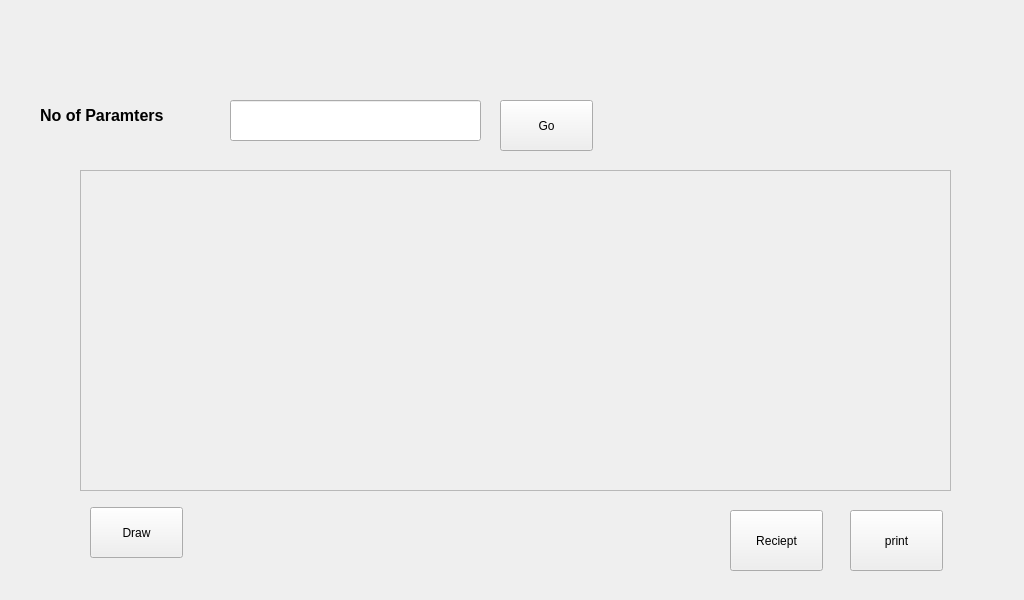
<?xml version="1.0" encoding="UTF-8"?>
<ui version="4.0">
 <class>Form</class>
 <widget class="QWidget" name="Form">
  <property name="geometry">
   <rect>
    <x>0</x>
    <y>0</y>
    <width>1024</width>
    <height>600</height>
   </rect>
  </property>
  <property name="windowTitle">
   <string>Form</string>
  </property>
  <widget class="QStackedWidget" name="stackedWidget">
   <property name="geometry">
    <rect>
     <x>0</x>
     <y>0</y>
     <width>1024</width>
     <height>600</height>
    </rect>
   </property>
   <property name="currentIndex">
    <number>0</number>
   </property>
   <widget class="QWidget" name="MainPage">
    <widget class="QPushButton" name="pb_draw">
     <property name="geometry">
      <rect>
       <x>90</x>
       <y>507</y>
       <width>93</width>
       <height>51</height>
      </rect>
     </property>
     <property name="text">
      <string>Draw</string>
     </property>
    </widget>
    <widget class="QLabel" name="lb_ParamterQuantity">
     <property name="geometry">
      <rect>
       <x>40</x>
       <y>100</y>
       <width>171</width>
       <height>31</height>
      </rect>
     </property>
     <property name="font">
      <font>
       <pointsize>12</pointsize>
       <weight>75</weight>
       <bold>true</bold>
      </font>
     </property>
     <property name="text">
      <string>No of Paramters</string>
     </property>
    </widget>
    <widget class="QScrollArea" name="scrollArea">
     <property name="geometry">
      <rect>
       <x>80</x>
       <y>170</y>
       <width>871</width>
       <height>321</height>
      </rect>
     </property>
     <property name="widgetResizable">
      <bool>true</bool>
     </property>
     <widget class="QWidget" name="scrollAreaWidgetContents">
      <property name="geometry">
       <rect>
        <x>0</x>
        <y>0</y>
        <width>869</width>
        <height>319</height>
       </rect>
      </property>
     </widget>
    </widget>
    <widget class="QLineEdit" name="le_ParameterQuantity">
     <property name="geometry">
      <rect>
       <x>230</x>
       <y>100</y>
       <width>251</width>
       <height>41</height>
      </rect>
     </property>
    </widget>
    <widget class="QPushButton" name="pb_print">
     <property name="geometry">
      <rect>
       <x>850</x>
       <y>510</y>
       <width>93</width>
       <height>61</height>
      </rect>
     </property>
     <property name="text">
      <string>print</string>
     </property>
    </widget>
    <widget class="QPushButton" name="pb_Go">
     <property name="geometry">
      <rect>
       <x>500</x>
       <y>100</y>
       <width>93</width>
       <height>51</height>
      </rect>
     </property>
     <property name="text">
      <string>Go</string>
     </property>
    </widget>
    <widget class="QPushButton" name="pb_reciept">
     <property name="geometry">
      <rect>
       <x>730</x>
       <y>510</y>
       <width>93</width>
       <height>61</height>
      </rect>
     </property>
     <property name="text">
      <string>Reciept</string>
     </property>
    </widget>
   </widget>
   <widget class="QWidget" name="DrawingPage">
    <widget class="QLabel" name="lb_spaces">
     <property name="geometry">
      <rect>
       <x>280</x>
       <y>210</y>
       <width>181</width>
       <height>51</height>
      </rect>
     </property>
     <property name="font">
      <font>
       <pointsize>17</pointsize>
       <weight>75</weight>
       <bold>true</bold>
      </font>
     </property>
     <property name="text">
      <string>Spaces</string>
     </property>
    </widget>
    <widget class="QLineEdit" name="le_spaces">
     <property name="geometry">
      <rect>
       <x>450</x>
       <y>210</y>
       <width>221</width>
       <height>41</height>
      </rect>
     </property>
    </widget>
    <widget class="QPushButton" name="pb_save">
     <property name="geometry">
      <rect>
       <x>280</x>
       <y>380</y>
       <width>93</width>
       <height>61</height>
      </rect>
     </property>
     <property name="font">
      <font>
       <pointsize>12</pointsize>
       <weight>75</weight>
       <bold>true</bold>
      </font>
     </property>
     <property name="text">
      <string>Save</string>
     </property>
    </widget>
    <widget class="QPushButton" name="pb_close">
     <property name="geometry">
      <rect>
       <x>660</x>
       <y>380</y>
       <width>93</width>
       <height>61</height>
      </rect>
     </property>
     <property name="font">
      <font>
       <pointsize>12</pointsize>
       <weight>75</weight>
       <bold>true</bold>
      </font>
     </property>
     <property name="text">
      <string>Close</string>
     </property>
    </widget>
    <widget class="QPushButton" name="pb_reset">
     <property name="geometry">
      <rect>
       <x>470</x>
       <y>380</y>
       <width>93</width>
       <height>61</height>
      </rect>
     </property>
     <property name="font">
      <font>
       <pointsize>12</pointsize>
       <weight>75</weight>
       <bold>true</bold>
      </font>
     </property>
     <property name="text">
      <string>Reset</string>
     </property>
    </widget>
    <widget class="QLineEdit" name="le_lines">
     <property name="geometry">
      <rect>
       <x>450</x>
       <y>130</y>
       <width>221</width>
       <height>41</height>
      </rect>
     </property>
    </widget>
    <widget class="QLabel" name="lb_lines">
     <property name="geometry">
      <rect>
       <x>270</x>
       <y>130</y>
       <width>181</width>
       <height>51</height>
      </rect>
     </property>
     <property name="font">
      <font>
       <pointsize>17</pointsize>
       <weight>75</weight>
       <bold>true</bold>
      </font>
     </property>
     <property name="text">
      <string>Lines</string>
     </property>
    </widget>
   </widget>
  </widget>
 </widget>
 <tabstops>
  <tabstop>le_ParameterQuantity</tabstop>
  <tabstop>pb_Go</tabstop>
  <tabstop>pb_draw</tabstop>
  <tabstop>pb_reciept</tabstop>
  <tabstop>pb_print</tabstop>
  <tabstop>scrollArea</tabstop>
  <tabstop>le_lines</tabstop>
  <tabstop>le_spaces</tabstop>
  <tabstop>pb_reset</tabstop>
  <tabstop>pb_save</tabstop>
  <tabstop>pb_close</tabstop>
 </tabstops>
 <resources/>
 <connections/>
</ui>
